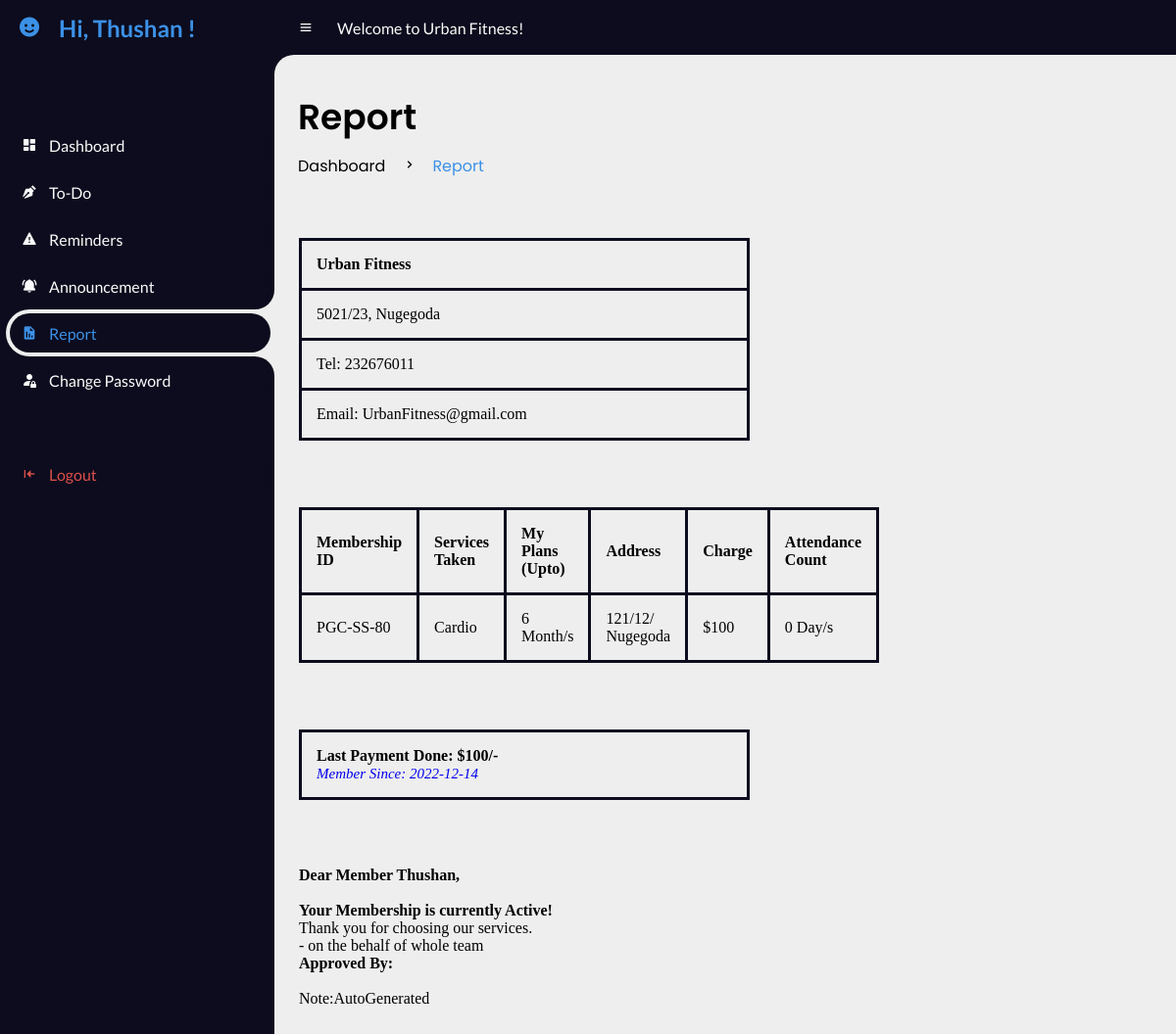
/UrbanFitness/3Member/mbReport.php (signed in), run on the app's committed database.
### tables this page shows
CREATE TABLE `members` (
  `user_id` int(11) NOT NULL,
  `fullname` varchar(20) NOT NULL,
  `email` varchar(20) NOT NULL,
  `password` varchar(100) NOT NULL,
  `gender` varchar(20) NOT NULL,
  `dor` date NOT NULL,
  `services` varchar(50) NOT NULL,
  `amount` int(100) NOT NULL,
  `paid_date` date NOT NULL,
  `p_year` int(11) NOT NULL,
  `plan` varchar(100) NOT NULL,
  `address` varchar(20) NOT NULL,
  `contact` varchar(100) NOT NULL,
  `status` varchar(20) NOT NULL DEFAULT 'Active',
  `attendance_count` int(100) NOT NULL,
  `ini_weight` int(100) NOT NULL DEFAULT 0,
  `curr_weight` int(100) NOT NULL DEFAULT 0,
  `ini_bodytype` varchar(50) NOT NULL,
  `curr_bodytype` varchar(50) NOT NULL,
  `progress_date` date NOT NULL,
  `reminder` int(11) NOT NULL DEFAULT 0
);

### UrbanFitness/3Member/mbReport.php (the view, shortened to what this page needs)
<!DOCTYPE html>
<html lang="en">
<head>
    <link rel="stylesheet" href="https://cdn.jsdelivr.net/npm/bootstrap-icons@1.10.2/font/bootstrap-icons.css">
    <link href='https://unpkg.com/boxicons@2.0.9/css/boxicons.min.css' rel='stylesheet'>
    <link rel="stylesheet" href="css\style.css">
</head>
<body>
    <section id="sidebar">
    <a href="#" class="brand">
            <i class='bx bxs-smile'></i>
            <span class="text">Hi, <?php echo $_SESSION['fullname']; ?> !</span>
        </a>
        <ul class="side-menu top">
            <li>
                <a href="index.php">
                    <i class='bx bxs-dashboard'></i>
                    <span class="text">Dashboard</span>
                </a>
            </li>
            <li>
                <a href="toDo.php">
                    <i class='bx bxs-pen'></i>
                    <span class="text">To-Do</span>
                </a>
            </li>
            <li>
                <a href="Reminders.php">
                    <i class='bx bxs-error'></i>
                    <span class="text">Reminders</span>
                </a>
            </li>
            <li>
                <a href="Announcement.php">
                    <i class='bx bxs-bell-ring'></i>
                    <span class="text">Announcement</span>
                </a>
            </li>
            <li class="active">
                <a href="mbReport.php">
                    <i class='bx bxs-report'></i>
                    <span class="text">Report</span>
                </a>
            </li>
            <li>
                <a href="changePass.php">
                    <i class='bx bi-person-fill-lock'></i>
                    <span class="text">Change Password</span>
                </a>
            </li>
        </ul>
        <ul class="side-menu">
            <li>
                <a href="logOut.php" class="logout">
                    <i class='bx bxs-arrow-to-left'></i>
                    <span class="text">Logout</span>
                </a>
            </li>
        </ul>
    </section>
    <section id="content">
        <nav>
            <i class='bx bx-menu'></i>
            <a class="nav-link">Welcome to Urban Fitness!</a>
        </nav>
        <section id="content2">
            <main>
                <div class="head-title">
                    <div class="left">
                        <h1>Report</h1>
                        <ul class="breadcrumb">
                            <li>
                                <a href="#">Dashboard</a>
                            </li>
                            <li><i class='bx bx-chevron-right'></i></li>
                            <li>
                                <a class="active" href="mbReport.php">Report</a>
                            </li>
                        </ul>
                    </div>
                </div>
            </main>
            <?php
            include 'dbcon.php';
            $qry = "select * from members WHERE user_id='" . $_SESSION['user_id'] . "'";
            $result = mysqli_query($conn, $qry);
            while ($row = mysqli_fetch_array($result)) {
            ?>
                <div id="content2">
                    <div class="container-fluid">
                        <div class="row-fluid">
                            <div class="span12">
                                <div class="widget-box">
                                    <div class="widget-content">
                                        <div class="row-fluid">
                                            <div class="span4">
                                                <table class="">
                                                    <tbody>
                                                        <tr>
                                                            <td>
                                                                <h4>Urban Fitness</h4>
                                                            </td>
                                                        </tr>
                                                        <tr>
                                                            <td>5021/23, Nugegoda</td>
                                                        </tr>
                                                        <tr>
                                                            <td>Tel: 232676011</td>
                                                        </tr>
                                                        <tr>
                                                            <td>Email: UrbanFitness@gmail.com</td>
                                                        </tr>
                                                    </tbody>
                                                </table>
                                            </div>
                                            <br>
                                            <div class="span8">
                                                <table class="table table-bordered table-invoice-full">
                                                    <thead>
                                                        <tr>
                                                            <th class="head0">Membership ID</th>
                                                            <th class="head1">Services Taken</th>
                                                            <th class="head0 right">My Plans (Upto)</th>
                                                            <th class="head1 right">Address</th>
                                                            <th class="head0 right">Charge</th>
                                                            <th class="head0 right">Attendance Count</th>
                                                        </tr>
                                                    </thead>
                                                    <tbody>
                                                        <tr>
                                                            <td>
                                                                <div class="text-center">
                                                                    PGC-SS-<?php echo $row['user_id']; ?></div>
                                                            </td>
                                                            <td>
                                                                <div class="text-center"><?php echo $row['services']; ?>
                                                                </div>
                                                            </td>
                                                            <td>
                                                                <div class="text-center"><?php echo $row['plan']; ?> Month/s
                                                                </div>
                                                            </td>
                                                            <td>
                                                                <div class="text-center"><?php echo $row['address']; ?>
                                                                </div>
                                                            </td>
                                                            <td>
                                                                <div class="text-center"><?php echo '$' . $row['amount']; ?>
                                                                </div>
                                                            </td>
                                                            <td>
                                                                <div class="text-center">
                                                                    <?php echo $row['attendance_count']; ?> Day/s</div>
                                                            </td>
                                                        </tr>
                                                    </tbody>
                                                </table>
                                                <br>
                                                <table class="table table-bordered table-invoice-full">
                                                    <tbody>
                                                        <tr>
                                                            <td class="msg-invoice" width="55%">
                                                                <div class="text-center">
                                                                    <h4>Last Payment Done: $<?php echo $row['amount']; ?>/-
                                                                    </h4>
                                                                    <em><a href="#" class="tip-bottom" title="Registration Date" style="font-size:15px;">Member Since:
                                                                            <?php echo $row['dor']; ?> </a></em>
                                                            </td>
                                            </div>
                                        </div>
                                    </div>
                                    <br>
                                    <div class="row-fluid" style ="margin:25px;">
                                        <div class="pull-left">
                                            <h4>Dear Member <?php echo $row['fullname']; ?>,<br /> <br />Your Membership is
                                                currently <?php echo $row['status']; ?>! <br /></h4>
                                            <p>Thank you for choosing our services.<br />- on the behalf of whole team</p>
                                        </div>
                                        <div class="pull-right">
                                            <h4><span>Approved By:</h4>
                                            <p class="text-center">Note:AutoGenerated</p><br><br><br>
                                        </div>
                                    </div>
                                </div>
                            </div>
                        </div>
                    </div>
                <?php
            }
                ?>
                </div>
        </section>
</body>
</html>

### UrbanFitness/3Member/css/style.css (style rules this page uses)
* { margin: 0; padding: 0; box-sizing: border-box; }
a { text-decoration: none; }
li { list-style: none; }
:root { --poppins: 'Poppins', sans-serif; --lato: 'Lato', sans-serif; --light: #0C0C1E; --blue: #3C91E6; --light-blue: #CFE8FF; --grey: #060714; --dark-grey: #AAAAAA; --dark: #FBFBFB; --red: #DB504A; --yellow: #FFCE26; --light-yellow: #FFF2C6; --orange: #FD7238; --light-orange: #FFE0D3; --light-green: hsl(160, 67%, 74%); }
html { overflow-x: hidden; }
body { background: #eee; overflow-x: hidden; }
#sidebar { position: fixed; top: 0; left: 0; width: 280px; height: 100%; background: var(--light); z-index: 2000; font-family: var(--lato); transition: .3s ease; overflow-x: hidden; scrollbar-width: none; }
#sidebar .brand { font-size: 24px; font-weight: 700; height: 56px; display: flex; align-items: center; color: var(--blue); position: sticky; top: 0; left: 0; background: var(--light); z-index: 500; padding-bottom: 20px; box-sizing: content-box; }
#sidebar .brand .bx { min-width: 60px; display: flex; justify-content: center; }
#sidebar .side-menu { width: 100%; margin-top: 48px; }
#sidebar .side-menu li { height: 48px; background: transparent; margin-left: 6px; border-radius: 48px 0 0 48px; padding: 4px; }
#sidebar .side-menu li.active { background: #eee; position: relative; }
#sidebar .side-menu li.active::before { content: ''; position: absolute; width: 40px; height: 40px; border-radius: 50%; top: -40px; right: 0; box-shadow: 20px 20px 0 #eee; z-index: -1; }
#sidebar .side-menu li.active::after { content: ''; position: absolute; width: 40px; height: 40px; border-radius: 50%; bottom: -40px; right: 0; box-shadow: 20px -20px 0 #eee; z-index: -1; }
#sidebar .side-menu li a { width: 100%; height: 100%; background: var(--light); display: flex; align-items: center; border-radius: 48px; font-size: 16px; color: var(--dark); white-space: nowrap; overflow-x: hidden; }
#sidebar .side-menu.top li.active a { color: var(--blue); }
#sidebar .side-menu li a.logout { color: var(--red); }
#sidebar .side-menu li a .bx { min-width: calc(60px - ((4px + 6px) * 2)); display: flex; justify-content: center; }
#content { position: absolute; width: calc(100% - 280px); left: 280px; transition: .3s ease; }
#content nav { height: 56px; background: var(--light); padding: 0 24px; display: flex; align-items: center; grid-gap: 24px; font-family: var(--lato); position: sticky; top: 0; left: 0; z-index: 1000; }
#content nav::before { content: ''; position: absolute; width: 40px; height: 40px; bottom: -40px; left: 0; border-radius: 50%; box-shadow: -20px -20px 0 var(--light); }
#content nav a { color: var(--dark); }
#content nav .bx.bx-menu { cursor: pointer; color: var(--dark); }
#content nav .nav-link { font-size: 16px; transition: .3s ease; }
#content main { width: 100%; padding: 36px 24px; font-family: var(--poppins); max-height: calc(100vh - 56px); overflow-y: auto; }
#content main .head-title { display: flex; align-items: center; justify-content: space-between; grid-gap: 16px; flex-wrap: wrap; }
#content main .head-title .left h1 { font-size: 36px; font-weight: 600; margin-bottom: 10px; color: black; }
#content main .head-title .left .breadcrumb { display: flex; align-items: center; grid-gap: 16px; }
#content main .head-title .left .breadcrumb li { color: black; }
#content main .head-title .left .breadcrumb li a { color: black; pointer-events: none; }
#content main .head-title .left .breadcrumb li a.active { color: var(--blue); pointer-events: unset; }

### UrbanFitness/3Member/mbReport.php (style rules this page uses)
table { border-collapse: collapse; width: 50%; margin: 25px; border-radius: 1em; }
th, td { padding: 15px; text-align: left; border: solid #0C0C1E; }

### data on the page
members: user_id "80", services "Cardio", plan "6", address "121/12/ Nugegoda", amount "100", attendance_count "0", dor "2022-12-14", fullname "Thushan", status "Active"

### other printed values
$_SESSION['fullname'] "Thushan"
